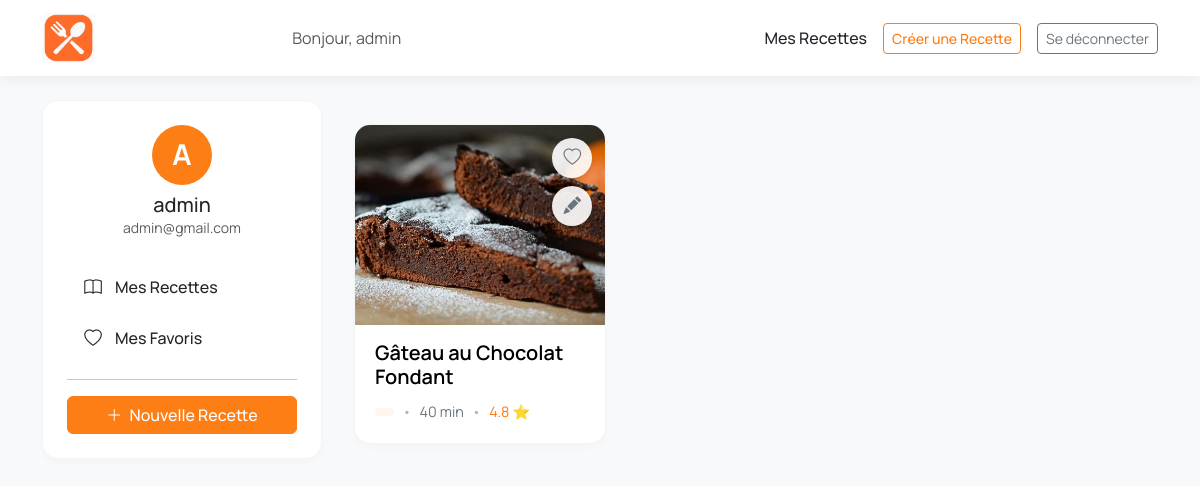
The app's page /my-recipes/ (signed in), older data.
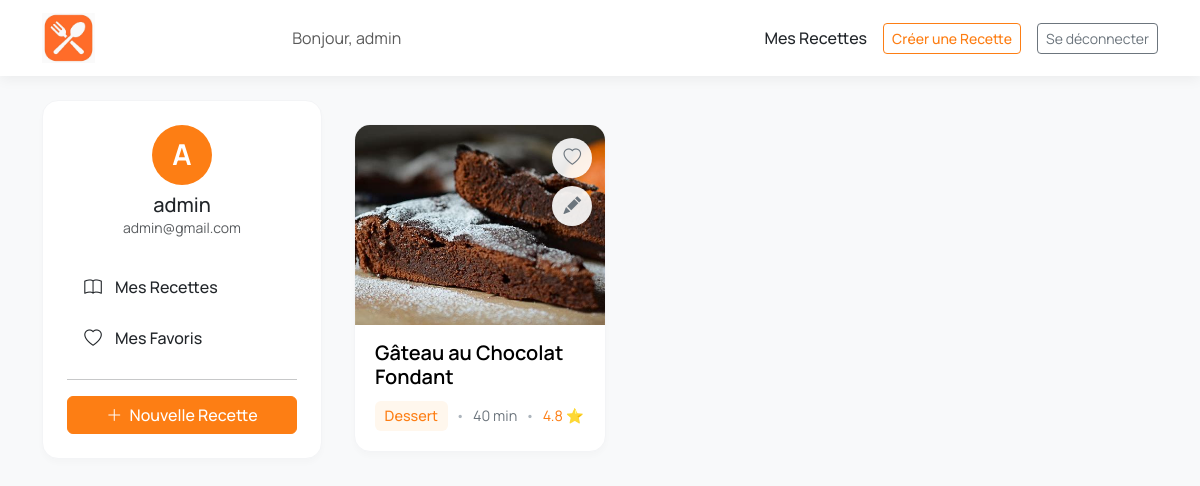
The same page, newer data.
### recettes/models.py (models this page shows, shortened)
class Recipe(models.Model):
    title = models.CharField(max_length=200)
    description = models.TextField()
    instructions = models.TextField(default='', blank=True)
    preparation_time = models.PositiveIntegerField(default=0)
    category = models.ForeignKey(Category, on_delete=models.CASCADE)
    ingredients = models.ManyToManyField(Ingredient)  # SIMPLE SANS through
    author = models.ForeignKey(User, on_delete=models.CASCADE)
    rating = models.FloatField(default=0)
    created_at = models.DateTimeField(auto_now_add=True)
    image = models.ImageField(upload_to='recipes/', blank=True, null=True)
    favorited_by = models.ManyToManyField(User,related_name='favorite_recipes',blank=True)

class Category(models.Model):
    name = models.CharField(max_length=100)

### recettes/views.py (the view)
# urls.py: path('my-recipes/', views.my_recipes, name='my_recipes'),
@login_required
def my_recipes(request):
    recipes = Recipe.objects.filter(author=request.user)
    context = {
        'recipes': recipes
    }
    return render(request, 'my_recipes.html', context)

### templates/my_recipes.html (shortened to what the changed rows need)
{% extends 'base.html' %}
{% load static %}
{% block content %}
<div class="my-recipes-layout">
    <main class="recipe-content-wrapper">
        {% if recipes %}
            <div class="row">
                {% for recipe in recipes %}
                    <div class="col-lg-6 col-xl-4 mb-4">
                        <div class="card recipe-card h-100">
                            <div class="recipe-card-img-wrapper">
                                {% if recipe.image %}
                                    <img src="{{ recipe.image.url }}" class="recipe-card-img" alt="{{ recipe.title }}">
                                {% else %}
                                    <div class="recipe-card-img bg-secondary d-flex align-items-center justify-content-center">
                                        <span>🍳 Pas d'image</span>
                                    </div>
                                {% endif %}
                                {% if user.is_authenticated %}
                                    <button class="card-action-btn favorite-btn {% if user in recipe.favorited_by.all %}favorited{% endif %}"
                                            data-recipe-id="{{ recipe.id }}"
                                            title="Ajouter aux favoris">
                                        <i class="bi bi-heart"></i>
                                    </button>
                                {% endif %}
                                <a href="{% url 'edit_recipe' recipe.id %}" class="card-action-btn edit-btn"
                                   title="Modifier la recette">
                                    <i class="bi bi-pencil-fill"></i>
                                </a>
                            </div>
                            <div class="card-body">
                                <h5 class="card-title">
                                    <a href="{% url 'recipe_detail' recipe.id %}" class="stretched-link text-decoration-none" style="color: black">
                                        {{ recipe.title }}
                                    </a>
                                </h5>
                                <div class="recipe-meta-text">
                                    <span class="category-tag">{{ recipe.category.name }}</span>
                                    <span class="dot-separator">•</span>
                                    <span>{{ recipe.preparation_time }} min</span>
                                    <span class="dot-separator">•</span>
                                    <span class="rating-stars">
                                        {{ recipe.rating|floatformat:1 }} ⭐
                                    </span>
                                </div>
                            </div>
                        </div>
                    </div>
                {% endfor %}
            </div>
        {% endif %}
    </main>
</div>
{% endblock %}

Row changes from the older to the newer data that the page shows:
changed Recipe "Gâteau au Chocolat Fondant": category.name (not shown) → "Dessert"
